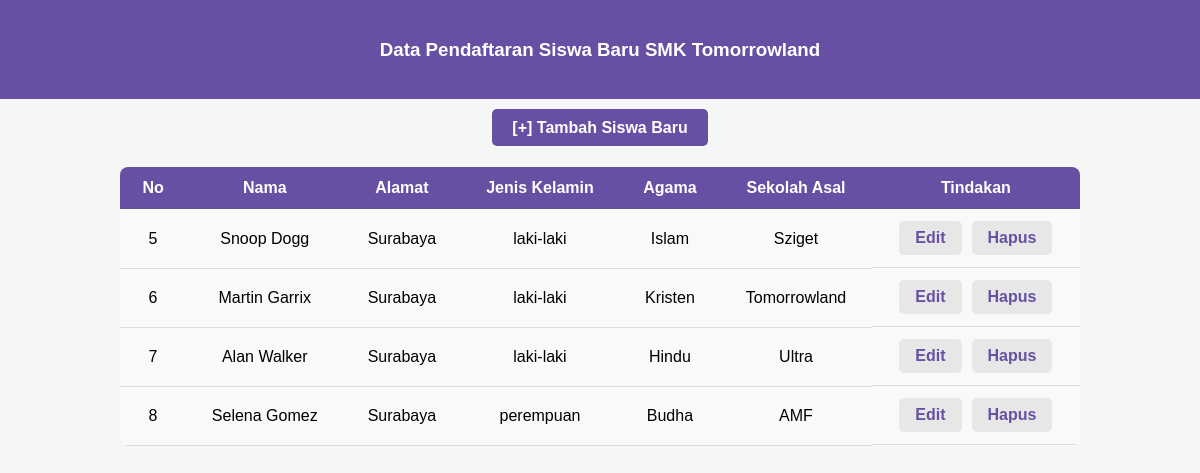
Page /list-siswa.php on the committed database.
### tables this page shows
CREATE TABLE `calon_siswa` (
  `id` int(11) NOT NULL,
  `nama` varchar(64) NOT NULL,
  `alamat` text NOT NULL,
  `jenis_kelamin` varchar(16) NOT NULL,
  `agama` varchar(16) NOT NULL,
  `sekolah_asal` varchar(64) NOT NULL
);

### list-siswa.php (the view, shortened to what this page needs)
<?php include("config.php"); ?>
<!DOCTYPE html>
<html lang="id">
<head>
</head>
<body>
    <header>
        <h3>Data Pendaftaran Siswa Baru SMK Tomorrowland</h3>
    </header>
    <nav>
        <a href="form-daftar.php">[+] Tambah Siswa Baru</a>
    </nav>
    <table>
        <thead>
            <tr>
                <th>No</th>
                <th>Nama</th>
                <th>Alamat</th>
                <th>Jenis Kelamin</th>
                <th>Agama</th>
                <th>Sekolah Asal</th>
                <th>Tindakan</th>
            </tr>
        </thead>
        <tbody>
            <?php
            $sql = "SELECT * FROM calon_siswa";
            $query = mysqli_query($db, $sql);
            while($siswa = mysqli_fetch_array($query)) {
                echo "<tr>";
                echo "<td>".$siswa['id']."</td>";
                echo "<td>".$siswa['nama']."</td>";
                echo "<td>".$siswa['alamat']."</td>";
                echo "<td>".$siswa['jenis_kelamin']."</td>";
                echo "<td>".$siswa['agama']."</td>";
                echo "<td>".$siswa['sekolah_asal']."</td>";
                echo "<td class='action-buttons'>";
                echo "<a href='form-edit.php?id=".$siswa['id']."'>Edit</a>";
                echo "<a href='hapus.php?id=".$siswa['id']."'>Hapus</a>";
                echo "</td>";
                echo "</tr>";
            }
            ?>
        </tbody>
    </table>
</body>
</html>

### list-siswa.php (style rules this page uses)
body { font-family: Arial, sans-serif; background-color: #f4f7f6; margin: 0; padding: 0; }
header { background-color: #6750a4; color: white; padding: 20px; text-align: center; }
nav { text-align: center; margin-top: 20px; }
nav a { padding: 10px 20px; background-color: #6750a4; color: white; text-decoration: none; border-radius: 5px; font-weight: bold; transition: background-color 0.3s; }
table { width: 80%; margin: 30px auto; border-collapse: collapse; background-color: #fff; border-radius: 8px; overflow: hidden; }
th, td { padding: 12px 20px; text-align: center; }
th { background-color: #6750a4; color: white; }
td { background-color: #f9f9f9; border-bottom: 1px solid #ddd; }
td a { color: #6750a4; text-decoration: none; font-weight: bold; }
.action-buttons { display: flex; justify-content: center; gap: 10px; }
.action-buttons a { padding: 8px 16px; background-color: #e7e7e7; border-radius: 5px; transition: background-color 0.3s; }

### rows in the picture
calon_siswa: id "5", nama "Snoop Dogg", alamat "Surabaya", jenis_kelamin "laki-laki", agama "Islam", sekolah_asal "Sziget"
calon_siswa: id "6", nama "Martin Garrix", alamat "Surabaya", jenis_kelamin "laki-laki", agama "Kristen", sekolah_asal "Tomorrowland"
calon_siswa: id "7", nama "Alan Walker", alamat "Surabaya", jenis_kelamin "laki-laki", agama "Hindu", sekolah_asal "Ultra"
calon_siswa: id "8", nama "Selena Gomez", alamat "Surabaya", jenis_kelamin "perempuan", agama "Budha", sekolah_asal "AMF"
